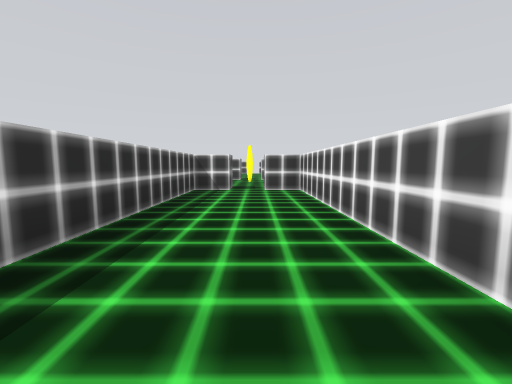
View 1 (above)

16 first-person views from a walk through a scene from a Unity 3-D project. The camera is 1.4 m above the floor, tilts 6° down and sees 90° across. The floor is counted in squares, 2 m on a side. Each view is taken from the middle of a square. On the plan, view 1 faces up. The plan holds only what a view shows up to about 9 squares ahead; the rest is blank. The place goes on beyond the plan.

View 2
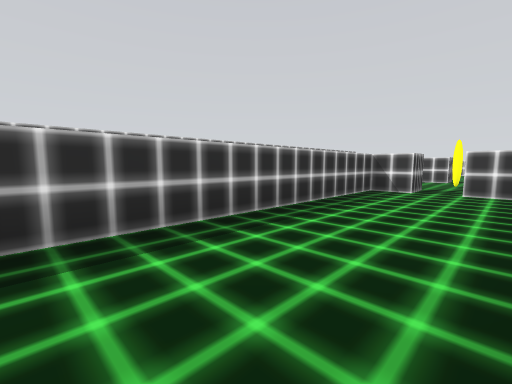

View 3
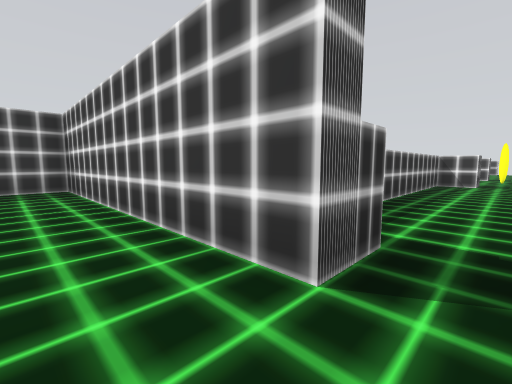

View 4
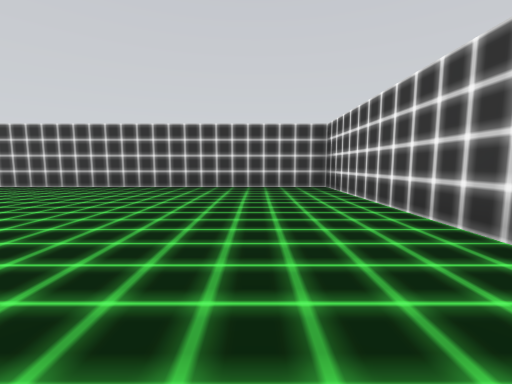

View 5
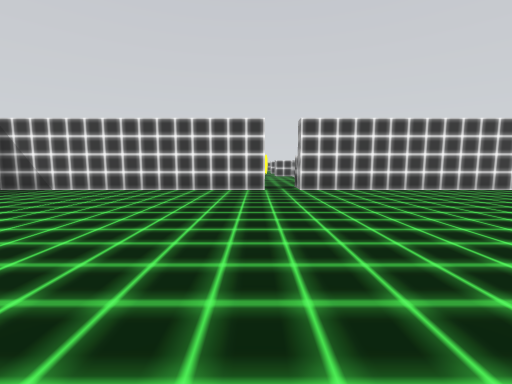

View 6
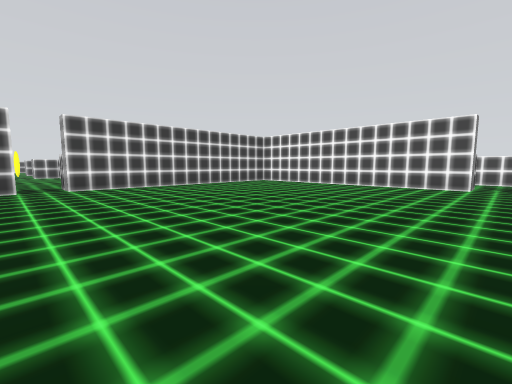

View 7
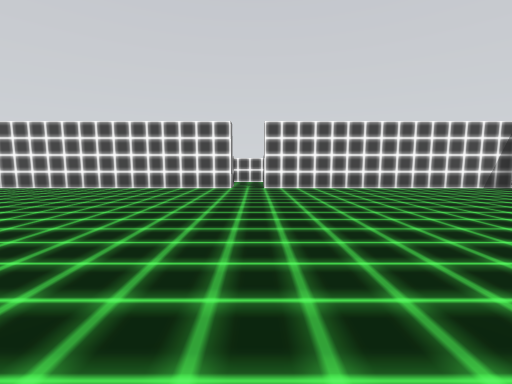

View 8
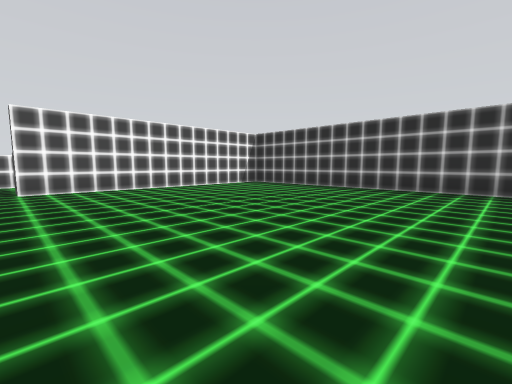

View 9
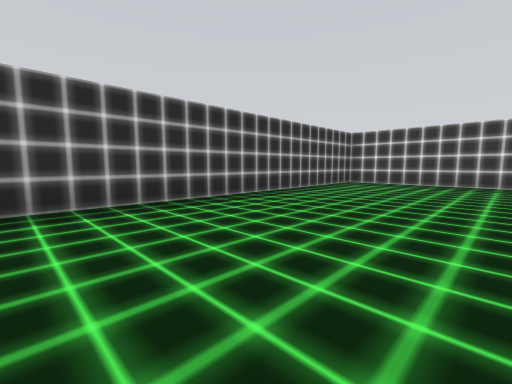

View 10
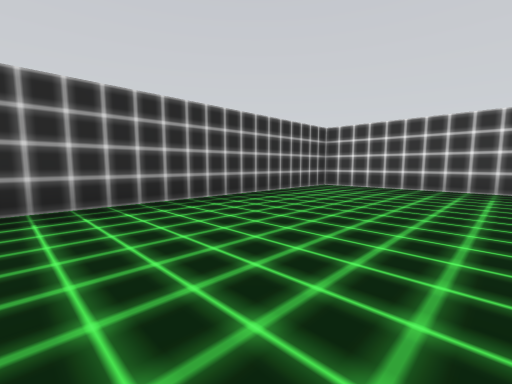

View 11
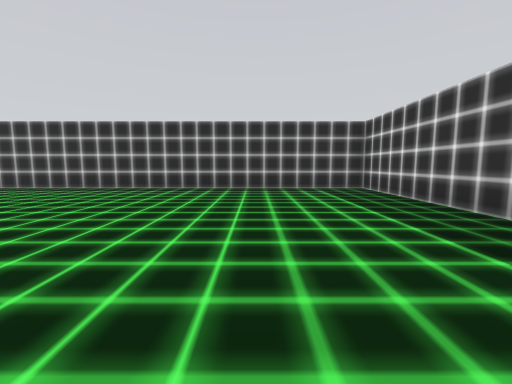

View 12
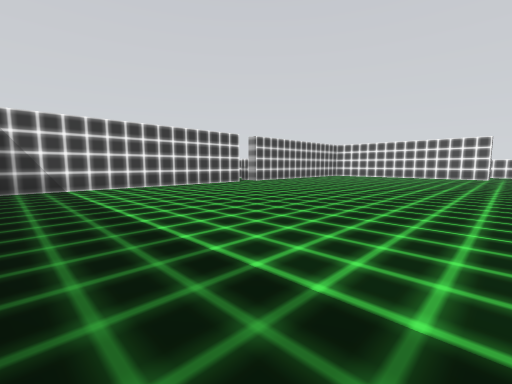

View 13
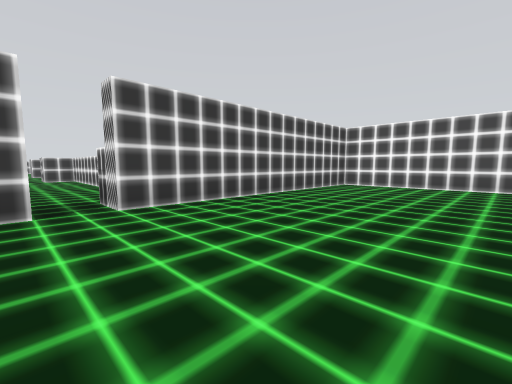

View 14
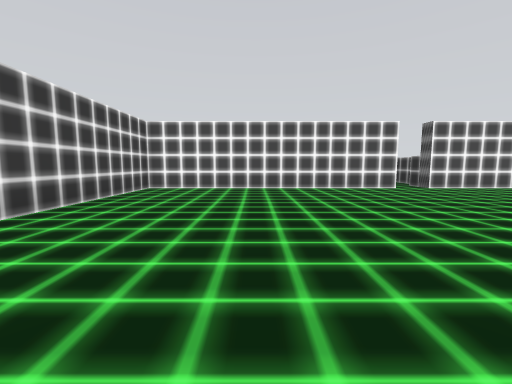

View 15
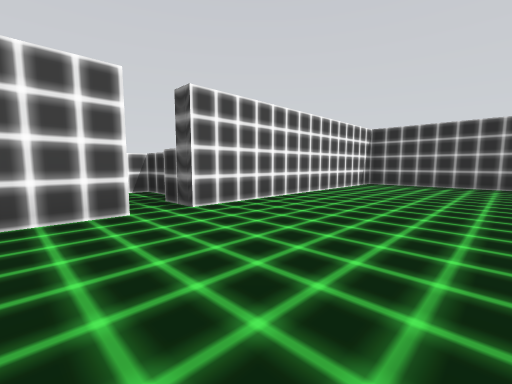

View 16
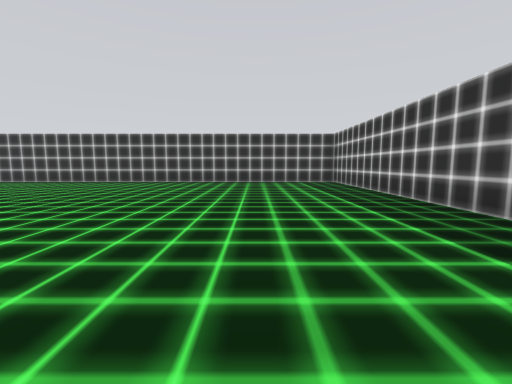

### Floor plan
Points are (right, up) in squares from view 1. A wall is a line through its corners. A room is listed if a view was taken in it or the views show most of it. See-through windows are left out.
Room 1 (views 1, 2)
walls: (1.3, 1.1) (1.3, 7.3) (0.2, 7.3); (-0.7, 8.2) (-0.7, 7.3) (-1.7, 7.3) (-1.7, -0.1); (-0.7, -0.6) (-0.7, -1.8); (0.3, -1.8) (0.3, -0.7)
ways out: opening at (0, -1) to room 2; opening at (0, 8)
Room 2 (views 3, 4, 5, 6, 7, 8, 9, 10, 11, 12, 13, 14, 15, 16)
walls: (-0.7, -1.8) (-8.3, -1.8) (-8.3, -17.7) (7.1, -17.7); (7.7, -9.3) (7.7, -1.8) (0.3, -1.8); (7.7, -17.7) (7.7, -10.3)
ways out: opening at (0, -1) to room 1; opening at (8, -10) to room 3
Room 3 (no view inside)
walls: (8.8, -9.3) (7.7, -9.3); (9.8, -10.8) (10.7, -10.8) (10.7, -9); (7.7, -10.3) (8.8, -10.3)
ways out: opening at (8, -10) to room 2

Positions as (right, up) in squares from view 1, and headings:
1: (0, 0), facing up
2: (1, 0), facing up-left
3: (0, -3), facing up-left
4: (0, -4), facing left
5: (-1, -9), facing up
6: (-1, -10), facing up-right
7: (0, -10), facing right
8: (0, -10), facing down-right
9: (2, -13), facing down-left
10: (0, -13), facing down-left
11: (-5, -10), facing down
12: (-8, -10), facing up-right
13: (-1, -6), facing up-right
14: (0, -5), facing right
15: (4, -8), facing down-right
16: (-5, -7), facing down
